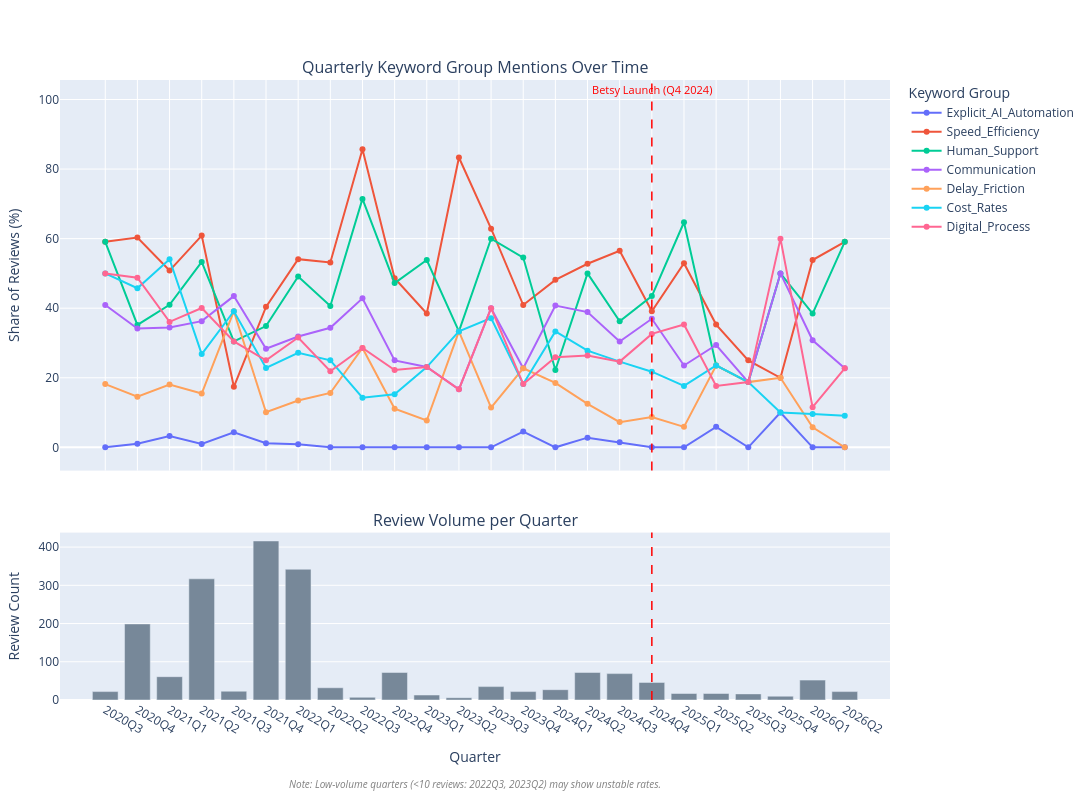

Notebook cell for this chart:
### Markdown cell above
## 14. Monthly Keyword Trends

### Code cell
from plotly.subplots import make_subplots
import plotly.graph_objects as go

# Create quarter column
df["quarter"] = df["review_date"].dt.to_period("Q").astype(str)

# Group by quarter
q_keywords = df.groupby("quarter")[keyword_cols].mean() * 100
q_counts = df.groupby("quarter").size().reset_index(name="review_count")
q_data = q_keywords.reset_index().merge(q_counts, on="quarter").sort_values("quarter")

# Create subplots: Row 1 is Line chart of keyword prevalence, Row 2 is Bar chart of review volume
fig_q = make_subplots(
    rows=2, cols=1,
    shared_xaxes=True,
    vertical_spacing=0.1,
    subplot_titles=("Quarterly Keyword Group Mentions Over Time", "Review Volume per Quarter"),
    row_heights=[0.7, 0.3]
)

# Colors for keyword groups
colors = px.colors.qualitative.Plotly[:len(keyword_cols)]

for col, color in zip(keyword_cols, colors):
    fig_q.add_trace(
        go.Scatter(
            x=q_data["quarter"],
            y=q_data[col],
            name=col,
            mode="lines+markers",
            line=dict(width=2),
            marker=dict(size=6),
            hovertemplate="<b>%{x}</b><br>" + col + ": %{y:.1f}%<br>Count: %{customdata:,}<extra></extra>",
            customdata=q_data["review_count"]
        ),
        row=1, col=1
    )

# Add bar chart for review counts
fig_q.add_trace(
    go.Bar(
        x=q_data["quarter"],
        y=q_data["review_count"],
        name="Review Count",
        marker_color="lightslategray",
        showlegend=False,
        hovertemplate="<b>%{x}</b><br>Reviews: %{y:,}<extra></extra>"
    ),
    row=2, col=1
)

# Vertical line at Betsy launch (Q4 2024 is 2024Q4)
fig_q.add_vline(x="2024Q4", line_dash="dash", line_color="red", line_width=1.5, row="all")

# Add text annotation for Betsy launch
fig_q.add_annotation(
    x="2024Q4",
    y=100,
    text="Betsy Launch (Q4 2024)",
    showarrow=False,
    xref="x", yref="y",
    font=dict(color="red", size=11),
    yshift=10,
    row=1, col=1
)

# Add minimum-n warning or unstable periods
unstable_quarters = q_data[q_data["review_count"] < 10]["quarter"].tolist()
if unstable_quarters:
    warning_text = f"Note: Low-volume quarters (<10 reviews: {', '.join(unstable_quarters)}) may show unstable rates."
    fig_q.add_annotation(
        text=warning_text,
        xref="paper", yref="paper",
        x=0.5, y=-0.15,
        showarrow=False,
        font=dict(size=10, color="gray", style="italic")
    )

fig_q.update_layout(
    height=800,
    width=1400,
    legend_title_text="Keyword Group",
    margin=dict(t=80, b=100, l=60, r=40),
)
fig_q.update_yaxes(title_text="Share of Reviews (%)", row=1, col=1)
fig_q.update_yaxes(title_text="Review Count", row=2, col=1)
fig_q.update_xaxes(title_text="Quarter", row=2, col=1)

fig_q.show()
_save_fig(fig_q, 'fig_nlp_quarterly_keywords_clean', width=1400, height=800)

### Figure 1 — Plotly figure (JSON) as saved in the notebook; plotly's stock layout.template omitted (floating-point values rounded to 4 significant figures)
{"data": [{"customdata": [22, 199, 61, 317, 23, 416, 342, 32, 7, 72, 13, 6, 35, 22, 27, 72, 69, 46, 17, 17, 16, 10, 52, 22], "hovertemplate": "<b>%{x}</b><br>Explicit_AI_Automation: %{y:.1f}%<br>Count: %{customdata:,}<extra></extra>", "line": {"width": 2}, "marker": {"size": 6}, "mode": "lines+markers", "name": "Explicit_AI_Automation", "type": "scatter", "x": ["2020Q3", "2020Q4", "2021Q1", "2021Q2", "2021Q3", "2021Q4", "2022Q1", "2022Q2", "2022Q3", "2022Q4", "2023Q1", "2023Q2", "2023Q3", "2023Q4", "2024Q1", "2024Q2", "2024Q3", "2024Q4", "2025Q1", "2025Q2", "2025Q3", "2025Q4", "2026Q1", "2026Q2"], "xaxis": "x", "y": [0.0, 1.005, 3.279, 0.9464, 4.348, 1.202, 0.8772, 0.0, 0.0, 0.0, 0.0, 0.0, 0.0, 4.545, 0.0, 2.778, 1.449, 0.0, 0.0, 5.882, 0.0, 10.0, 0.0, 0.0], "yaxis": "y"}, {"customdata": [22, 199, 61, 317, 23, 416, 342, 32, 7, 72, 13, 6, 35, 22, 27, 72, 69, 46, 17, 17, 16, 10, 52, 22], "hovertemplate": "<b>%{x}</b><br>Speed_Efficiency: %{y:.1f}%<br>Count: %{customdata:,}<extra></extra>", "line": {"width": 2}, "marker": {"size": 6}, "mode": "lines+markers", "name": "Speed_Efficiency", "type": "scatter", "x": ["2020Q3", "2020Q4", "2021Q1", "2021Q2", "2021Q3", "2021Q4", "2022Q1", "2022Q2", "2022Q3", "2022Q4", "2023Q1", "2023Q2", "2023Q3", "2023Q4", "2024Q1", "2024Q2", "2024Q3", "2024Q4", "2025Q1", "2025Q2", "2025Q3", "2025Q4", "2026Q1", "2026Q2"], "xaxis": "x", "y": [59.09, 60.3, 50.82, 60.88, 17.39, 40.38, 54.09, 53.12, 85.71, 48.61, 38.46, 83.33, 62.86, 40.91, 48.15, 52.78, 56.52, 39.13, 52.94, 35.29, 25.0, 20.0, 53.85, 59.09], "yaxis": "y"}, {"customdata": [22, 199, 61, 317, 23, 416, 342, 32, 7, 72, 13, 6, 35, 22, 27, 72, 69, 46, 17, 17, 16, 10, 52, 22], "hovertemplate": "<b>%{x}</b><br>Human_Support: %{y:.1f}%<br>Count: %{customdata:,}<extra></extra>", "line": {"width": 2}, "marker": {"size": 6}, "mode": "lines+markers", "name": "Human_Support", "type": "scatter", "x": ["2020Q3", "2020Q4", "2021Q1", "2021Q2", "2021Q3", "2021Q4", "2022Q1", "2022Q2", "2022Q3", "2022Q4", "2023Q1", "2023Q2", "2023Q3", "2023Q4", "2024Q1", "2024Q2", "2024Q3", "2024Q4", "2025Q1", "2025Q2", "2025Q3", "2025Q4", "2026Q1", "2026Q2"], "xaxis": "x", "y": [59.09, 35.18, 40.98, 53.31, 30.43, 34.86, 49.12, 40.62, 71.43, 47.22, 53.85, 33.33, 60.0, 54.55, 22.22, 50.0, 36.23, 43.48, 64.71, 23.53, 18.75, 50.0, 38.46, 59.09], "yaxis": "y"}, {"customdata": [22, 199, 61, 317, 23, 416, 342, 32, 7, 72, 13, 6, 35, 22, 27, 72, 69, 46, 17, 17, 16, 10, 52, 22], "hovertemplate": "<b>%{x}</b><br>Communication: %{y:.1f}%<br>Count: %{customdata:,}<extra></extra>", "line": {"width": 2}, "marker": {"size": 6}, "mode": "lines+markers", "name": "Communication", "type": "scatter", "x": ["2020Q3", "2020Q4", "2021Q1", "2021Q2", "2021Q3", "2021Q4", "2022Q1", "2022Q2", "2022Q3", "2022Q4", "2023Q1", "2023Q2", "2023Q3", "2023Q4", "2024Q1", "2024Q2", "2024Q3", "2024Q4", "2025Q1", "2025Q2", "2025Q3", "2025Q4", "2026Q1", "2026Q2"], "xaxis": "x", "y": [40.91, 34.17, 34.43, 36.28, 43.48, 28.37, 31.87, 34.38, 42.86, 25.0, 23.08, 16.67, 40.0, 22.73, 40.74, 38.89, 30.43, 36.96, 23.53, 29.41, 18.75, 50.0, 30.77, 22.73], "yaxis": "y"}, {"customdata": [22, 199, 61, 317, 23, 416, 342, 32, 7, 72, 13, 6, 35, 22, 27, 72, 69, 46, 17, 17, 16, 10, 52, 22], "hovertemplate": "<b>%{x}</b><br>Delay_Friction: %{y:.1f}%<br>Count: %{customdata:,}<extra></extra>", "line": {"width": 2}, "marker": {"size": 6}, "mode": "lines+markers", "name": "Delay_Friction", "type": "scatter", "x": ["2020Q3", "2020Q4", "2021Q1", "2021Q2", "2021Q3", "2021Q4", "2022Q1", "2022Q2", "2022Q3", "2022Q4", "2023Q1", "2023Q2", "2023Q3", "2023Q4", "2024Q1", "2024Q2", "2024Q3", "2024Q4", "2025Q1", "2025Q2", "2025Q3", "2025Q4", "2026Q1", "2026Q2"], "xaxis": "x", "y": [18.18, 14.57, 18.03, 15.46, 39.13, 10.1, 13.45, 15.62, 28.57, 11.11, 7.692, 33.33, 11.43, 22.73, 18.52, 12.5, 7.246, 8.696, 5.882, 23.53, 18.75, 20.0, 5.769, 0.0], "yaxis": "y"}, {"customdata": [22, 199, 61, 317, 23, 416, 342, 32, 7, 72, 13, 6, 35, 22, 27, 72, 69, 46, 17, 17, 16, 10, 52, 22], "hovertemplate": "<b>%{x}</b><br>Cost_Rates: %{y:.1f}%<br>Count: %{customdata:,}<extra></extra>", "line": {"width": 2}, "marker": {"size": 6}, "mode": "lines+markers", "name": "Cost_Rates", "type": "scatter", "x": ["2020Q3", "2020Q4", "2021Q1", "2021Q2", "2021Q3", "2021Q4", "2022Q1", "2022Q2", "2022Q3", "2022Q4", "2023Q1", "2023Q2", "2023Q3", "2023Q4", "2024Q1", "2024Q2", "2024Q3", "2024Q4", "2025Q1", "2025Q2", "2025Q3", "2025Q4", "2026Q1", "2026Q2"], "xaxis": "x", "y": [50.0, 45.73, 54.1, 26.81, 39.13, 22.84, 27.19, 25.0, 14.29, 15.28, 23.08, 33.33, 37.14, 18.18, 33.33, 27.78, 24.64, 21.74, 17.65, 23.53, 18.75, 10.0, 9.615, 9.091], "yaxis": "y"}, {"customdata": [22, 199, 61, 317, 23, 416, 342, 32, 7, 72, 13, 6, 35, 22, 27, 72, 69, 46, 17, 17, 16, 10, 52, 22], "hovertemplate": "<b>%{x}</b><br>Digital_Process: %{y:.1f}%<br>Count: %{customdata:,}<extra></extra>", "line": {"width": 2}, "marker": {"size": 6}, "mode": "lines+markers", "name": "Digital_Process", "type": "scatter", "x": ["2020Q3", "2020Q4", "2021Q1", "2021Q2", "2021Q3", "2021Q4", "2022Q1", "2022Q2", "2022Q3", "2022Q4", "2023Q1", "2023Q2", "2023Q3", "2023Q4", "2024Q1", "2024Q2", "2024Q3", "2024Q4", "2025Q1", "2025Q2", "2025Q3", "2025Q4", "2026Q1", "2026Q2"], "xaxis": "x", "y": [50.0, 48.74, 36.07, 40.06, 30.43, 25.0, 31.58, 21.88, 28.57, 22.22, 23.08, 16.67, 40.0, 18.18, 25.93, 26.39, 24.64, 32.61, 35.29, 17.65, 18.75, 60.0, 11.54, 22.73], "yaxis": "y"}, {"hovertemplate": "<b>%{x}</b><br>Reviews: %{y:,}<extra></extra>", "marker": {"color": "lightslategray"}, "name": "Review Count", "showlegend": false, "type": "bar", "x": ["2020Q3", "2020Q4", "2021Q1", "2021Q2", "2021Q3", "2021Q4", "2022Q1", "2022Q2", "2022Q3", "2022Q4", "2023Q1", "2023Q2", "2023Q3", "2023Q4", "2024Q1", "2024Q2", "2024Q3", "2024Q4", "2025Q1", "2025Q2", "2025Q3", "2025Q4", "2026Q1", "2026Q2"], "xaxis": "x2", "y": [22, 199, 61, 317, 23, 416, 342, 32, 7, 72, 13, 6, 35, 22, 27, 72, 69, 46, 17, 17, 16, 10, 52, 22], "yaxis": "y2"}], "layout": {"annotations": [{"font": {"size": 16}, "showarrow": false, "text": "Quarterly Keyword Group Mentions Over Time", "x": 0.5, "xanchor": "center", "xref": "paper", "y": 1, "yanchor": "bottom", "yref": "paper"}, {"font": {"size": 16}, "showarrow": false, "text": "Review Volume per Quarter", "x": 0.5, "xanchor": "center", "xref": "paper", "y": 0.27, "yanchor": "bottom", "yref": "paper"}, {"font": {"color": "red", "size": 11}, "showarrow": false, "text": "Betsy Launch (Q4 2024)", "x": "2024Q4", "xref": "x", "y": 100, "yref": "y", "yshift": 10}, {"font": {"color": "gray", "size": 10, "style": "italic"}, "showarrow": false, "text": "Note: Low-volume quarters (<10 reviews: 2022Q3, 2023Q2) may show unstable rates.", "x": 0.5, "xref": "paper", "y": -0.15, "yref": "paper"}], "height": 800, "legend": {"title": {"text": "Keyword Group"}}, "margin": {"b": 100, "l": 60, "r": 40, "t": 80}, "shapes": [{"line": {"color": "red", "dash": "dash", "width": 1.5}, "type": "line", "x0": "2024Q4", "x1": "2024Q4", "xref": "x", "y0": 0, "y1": 1, "yref": "y domain"}, {"line": {"color": "red", "dash": "dash", "width": 1.5}, "type": "line", "x0": "2024Q4", "x1": "2024Q4", "xref": "x2", "y0": 0, "y1": 1, "yref": "y2 domain"}], "width": 1400, "xaxis": {"anchor": "y", "domain": [0, 1], "matches": "x2", "showticklabels": false}, "xaxis2": {"anchor": "y2", "domain": [0, 1], "title": {"text": "Quarter"}}, "yaxis": {"anchor": "x", "domain": [0.37, 1], "title": {"text": "Share of Reviews (%)"}}, "yaxis2": {"anchor": "x2", "domain": [0, 0.27], "title": {"text": "Review Count"}}}}
